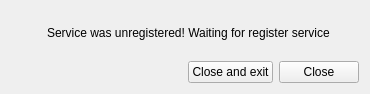
<?xml version="1.0" encoding="UTF-8"?>
<ui version="4.0">
 <class>ServiceUnregisteredWidget</class>
 <widget class="QWidget" name="ServiceUnregisteredWidget">
  <property name="windowModality">
   <enum>Qt::ApplicationModal</enum>
  </property>
  <property name="geometry">
   <rect>
    <x>0</x>
    <y>0</y>
    <width>370</width>
    <height>94</height>
   </rect>
  </property>
  <property name="minimumSize">
   <size>
    <width>370</width>
    <height>94</height>
   </size>
  </property>
  <property name="maximumSize">
   <size>
    <width>370</width>
    <height>94</height>
   </size>
  </property>
  <property name="windowTitle">
   <string>ERROR: service unavaliable</string>
  </property>
  <layout class="QGridLayout" name="gridLayout">
   <item row="0" column="0">
    <layout class="QVBoxLayout" name="verticalLayout">
     <item>
      <layout class="QHBoxLayout" name="horizontalLayout_3">
       <item>
        <layout class="QHBoxLayout" name="horizontalLayout">
         <item>
          <widget class="QLabel" name="iconLabel">
           <property name="minimumSize">
            <size>
             <width>30</width>
             <height>30</height>
            </size>
           </property>
           <property name="maximumSize">
            <size>
             <width>16</width>
             <height>30</height>
            </size>
           </property>
           <property name="text">
            <string/>
           </property>
          </widget>
         </item>
         <item>
          <widget class="QLabel" name="textLabel">
           <property name="text">
            <string>Service was unregistered! Waiting for register service</string>
           </property>
          </widget>
         </item>
        </layout>
       </item>
      </layout>
     </item>
     <item>
      <layout class="QHBoxLayout" name="horizontalLayout_2">
       <item>
        <spacer name="horizontalSpacer">
         <property name="orientation">
          <enum>Qt::Horizontal</enum>
         </property>
         <property name="sizeHint" stdset="0">
          <size>
           <width>198</width>
           <height>20</height>
          </size>
         </property>
        </spacer>
       </item>
       <item>
        <widget class="QPushButton" name="closeAndExitButton">
         <property name="text">
          <string>Close and exit</string>
         </property>
        </widget>
       </item>
       <item>
        <widget class="QPushButton" name="closeButton">
         <property name="text">
          <string>Close</string>
         </property>
        </widget>
       </item>
      </layout>
     </item>
    </layout>
   </item>
  </layout>
 </widget>
 <resources/>
 <connections/>
</ui>
